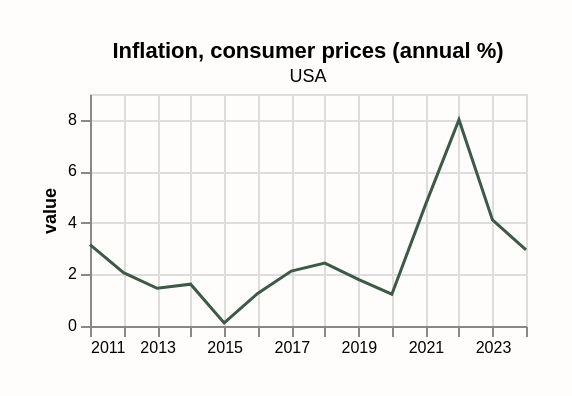
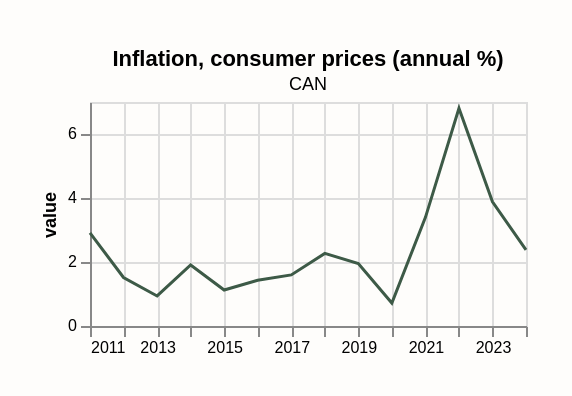
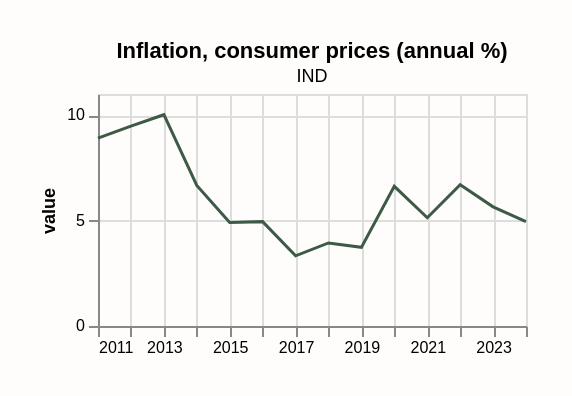
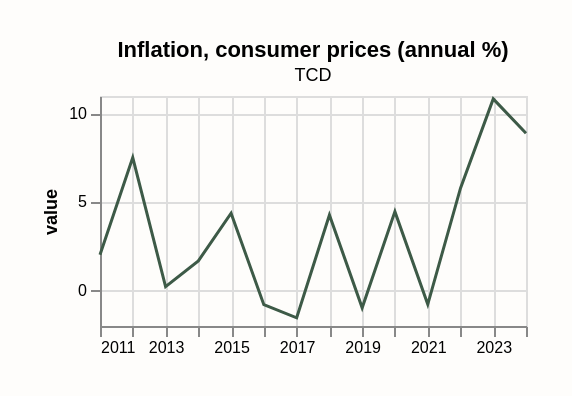

Source (notebook cell) for these figures, in order:
### Code cell
# // Define our base url with the {} placeholder for the country code.
base_api = 'https://api.worldbank.org/v2/country/{}/indicator/FP.CPI.TOTL.ZG?format=json&date=2010:2024&per_page=160'

# // Create a list of countries we want to get data for:
countries = ['usa', 'can', 'ind', 'tcd','egy','gbr']

for idx, country in enumerate(countries, 1):
  ## Build the api that we want to use:
  apiToUse = base_api.format(country)
  
  ## Fetch data from API
  response = requests.get(apiToUse).json()
  
  ## Extract the actual data (second element in the response)
  data = response[1]
  
  ## Extract only date and value fields, and sort by date
  clean_data = [{'date': item['date'], 'value': item['value']} for item in data]
  clean_data = sorted(clean_data, key=lambda x: x['date'])
  
  ## Now build the chart spec with values instead of url:
  base_spec['data'] = {'values': clean_data}
  base_spec['title']['subtitle'] = country.upper()

  # /// Turn the spec into JSON
  specJSON = json.dumps(base_spec)

  # /// 先预览：Turn the json into an Altair chart and display it
  new_chart = alt.Chart.from_json(specJSON)
  new_chart.display()
  
  # /// 再存储：Save to file (当前目录已经是 portfolio 文件夹)
  with open(f'cc6-{idx}.json', 'w') as f:
      json.dump(base_spec, f, indent=2)
  
  print(f"✅ Saved: cc6-{idx}.json ({country.upper()})")

### Figure 1 — Vega-Lite specification as saved in the notebook (floating-point values rounded to 4 significant figures)
{"config": {"view": {"continuousWidth": 300, "continuousHeight": 300}, "axis": {"labelFontSize": 8, "titleFontSize": 9}, "legend": {"labelFontSize": 8, "titleFontSize": 9}}, "data": {"name": "data-9db4dc05abc8240be4809afde41e606f"}, "mark": {"type": "line", "color": "#3d5a47", "point": false, "strokeWidth": 1.5}, "autosize": {"contains": "padding", "type": "fit"}, "background": "#fefdfb", "encoding": {"tooltip": [{"field": "date", "format": "%Y", "title": "Date", "type": "temporal"}, {"field": "value", "format": ".2f", "title": "Value", "type": "quantitative"}], "x": {"axis": {"format": "%Y", "labelFontSize": 8, "tickCount": "year"}, "field": "date", "title": "", "type": "temporal"}, "y": {"axis": {"labelFontSize": 8, "titleFontSize": 9}, "field": "value", "title": "value", "type": "quantitative"}}, "height": 198, "padding": 20, "title": {"text": "Inflation, consumer prices (annual %)", "fontSize": 11, "subtitle": "USA", "subtitleFontSize": 9}, "transform": [{"filter": "year(datum.date) >= 2011"}, {"filter": "year(datum.date) >= 2011"}], "width": 286, "$schema": "https://vega.github.io/schema/vega-lite/v5.json", "datasets": {"data-9db4dc05abc8240be4809afde41e606f": [{"date": "2010", "value": 1.64}, {"date": "2011", "value": 3.157}, {"date": "2012", "value": 2.069}, {"date": "2013", "value": 1.465}, {"date": "2014", "value": 1.622}, {"date": "2015", "value": 0.1186}, {"date": "2016", "value": 1.262}, {"date": "2017", "value": 2.13}, {"date": "2018", "value": 2.443}, {"date": "2019", "value": 1.812}, {"date": "2020", "value": 1.234}, {"date": "2021", "value": 4.698}, {"date": "2022", "value": 8.003}, {"date": "2023", "value": 4.116}, {"date": "2024", "value": 2.95}]}}

### Figure 2 — Vega-Lite specification as saved in the notebook (floating-point values rounded to 4 significant figures)
{"config": {"view": {"continuousWidth": 300, "continuousHeight": 300}, "axis": {"labelFontSize": 8, "titleFontSize": 9}, "legend": {"labelFontSize": 8, "titleFontSize": 9}}, "data": {"name": "data-021bc066ed261229d8b74432e63f1f49"}, "mark": {"type": "line", "color": "#3d5a47", "point": false, "strokeWidth": 1.5}, "autosize": {"contains": "padding", "type": "fit"}, "background": "#fefdfb", "encoding": {"tooltip": [{"field": "date", "format": "%Y", "title": "Date", "type": "temporal"}, {"field": "value", "format": ".2f", "title": "Value", "type": "quantitative"}], "x": {"axis": {"format": "%Y", "labelFontSize": 8, "tickCount": "year"}, "field": "date", "title": "", "type": "temporal"}, "y": {"axis": {"labelFontSize": 8, "titleFontSize": 9}, "field": "value", "title": "value", "type": "quantitative"}}, "height": 198, "padding": 20, "title": {"text": "Inflation, consumer prices (annual %)", "fontSize": 11, "subtitle": "CAN", "subtitleFontSize": 9}, "transform": [{"filter": "year(datum.date) >= 2011"}, {"filter": "year(datum.date) >= 2011"}], "width": 286, "$schema": "https://vega.github.io/schema/vega-lite/v5.json", "datasets": {"data-021bc066ed261229d8b74432e63f1f49": [{"date": "2010", "value": 1.777}, {"date": "2011", "value": 2.912}, {"date": "2012", "value": 1.516}, {"date": "2013", "value": 0.9383}, {"date": "2014", "value": 1.907}, {"date": "2015", "value": 1.125}, {"date": "2016", "value": 1.429}, {"date": "2017", "value": 1.597}, {"date": "2018", "value": 2.268}, {"date": "2019", "value": 1.949}, {"date": "2020", "value": 0.717}, {"date": "2021", "value": 3.395}, {"date": "2022", "value": 6.803}, {"date": "2023", "value": 3.879}, {"date": "2024", "value": 2.382}]}}

### Figure 3 — Vega-Lite specification as saved in the notebook (floating-point values rounded to 4 significant figures)
{"config": {"view": {"continuousWidth": 300, "continuousHeight": 300}, "axis": {"labelFontSize": 8, "titleFontSize": 9}, "legend": {"labelFontSize": 8, "titleFontSize": 9}}, "data": {"name": "data-d50d76dfd2651c059015e93666b2f4c9"}, "mark": {"type": "line", "color": "#3d5a47", "point": false, "strokeWidth": 1.5}, "autosize": {"contains": "padding", "type": "fit"}, "background": "#fefdfb", "encoding": {"tooltip": [{"field": "date", "format": "%Y", "title": "Date", "type": "temporal"}, {"field": "value", "format": ".2f", "title": "Value", "type": "quantitative"}], "x": {"axis": {"format": "%Y", "labelFontSize": 8, "tickCount": "year"}, "field": "date", "title": "", "type": "temporal"}, "y": {"axis": {"labelFontSize": 8, "titleFontSize": 9}, "field": "value", "title": "value", "type": "quantitative"}}, "height": 198, "padding": 20, "title": {"text": "Inflation, consumer prices (annual %)", "fontSize": 11, "subtitle": "IND", "subtitleFontSize": 9}, "transform": [{"filter": "year(datum.date) >= 2011"}, {"filter": "year(datum.date) >= 2011"}], "width": 286, "$schema": "https://vega.github.io/schema/vega-lite/v5.json", "datasets": {"data-d50d76dfd2651c059015e93666b2f4c9": [{"date": "2010", "value": 11.99}, {"date": "2011", "value": 8.912}, {"date": "2012", "value": 9.479}, {"date": "2013", "value": 10.02}, {"date": "2014", "value": 6.666}, {"date": "2015", "value": 4.907}, {"date": "2016", "value": 4.948}, {"date": "2017", "value": 3.328}, {"date": "2018", "value": 3.939}, {"date": "2019", "value": 3.73}, {"date": "2020", "value": 6.623}, {"date": "2021", "value": 5.131}, {"date": "2022", "value": 6.699}, {"date": "2023", "value": 5.649}, {"date": "2024", "value": 4.953}]}}

### Figure 4 — Vega-Lite specification as saved in the notebook (floating-point values rounded to 4 significant figures)
{"config": {"view": {"continuousWidth": 300, "continuousHeight": 300}, "axis": {"labelFontSize": 8, "titleFontSize": 9}, "legend": {"labelFontSize": 8, "titleFontSize": 9}}, "data": {"name": "data-185f3278dc2debcdbc8448033c45e6aa"}, "mark": {"type": "line", "color": "#3d5a47", "point": false, "strokeWidth": 1.5}, "autosize": {"contains": "padding", "type": "fit"}, "background": "#fefdfb", "encoding": {"tooltip": [{"field": "date", "format": "%Y", "title": "Date", "type": "temporal"}, {"field": "value", "format": ".2f", "title": "Value", "type": "quantitative"}], "x": {"axis": {"format": "%Y", "labelFontSize": 8, "tickCount": "year"}, "field": "date", "title": "", "type": "temporal"}, "y": {"axis": {"labelFontSize": 8, "titleFontSize": 9}, "field": "value", "title": "value", "type": "quantitative"}}, "height": 198, "padding": 20, "title": {"text": "Inflation, consumer prices (annual %)", "fontSize": 11, "subtitle": "TCD", "subtitleFontSize": 9}, "transform": [{"filter": "year(datum.date) >= 2011"}, {"filter": "year(datum.date) >= 2011"}], "width": 286, "$schema": "https://vega.github.io/schema/vega-lite/v5.json", "datasets": {"data-185f3278dc2debcdbc8448033c45e6aa": [{"date": "2010", "value": -2.078}, {"date": "2011", "value": 2.029}, {"date": "2012", "value": 7.517}, {"date": "2013", "value": 0.2227}, {"date": "2014", "value": 1.682}, {"date": "2015", "value": 4.377}, {"date": "2016", "value": -0.7924}, {"date": "2017", "value": -1.537}, {"date": "2018", "value": 4.275}, {"date": "2019", "value": -0.9719}, {"date": "2020", "value": 4.464}, {"date": "2021", "value": -0.7728}, {"date": "2022", "value": 5.788}, {"date": "2023", "value": 10.84}, {"date": "2024", "value": 8.9}]}}
